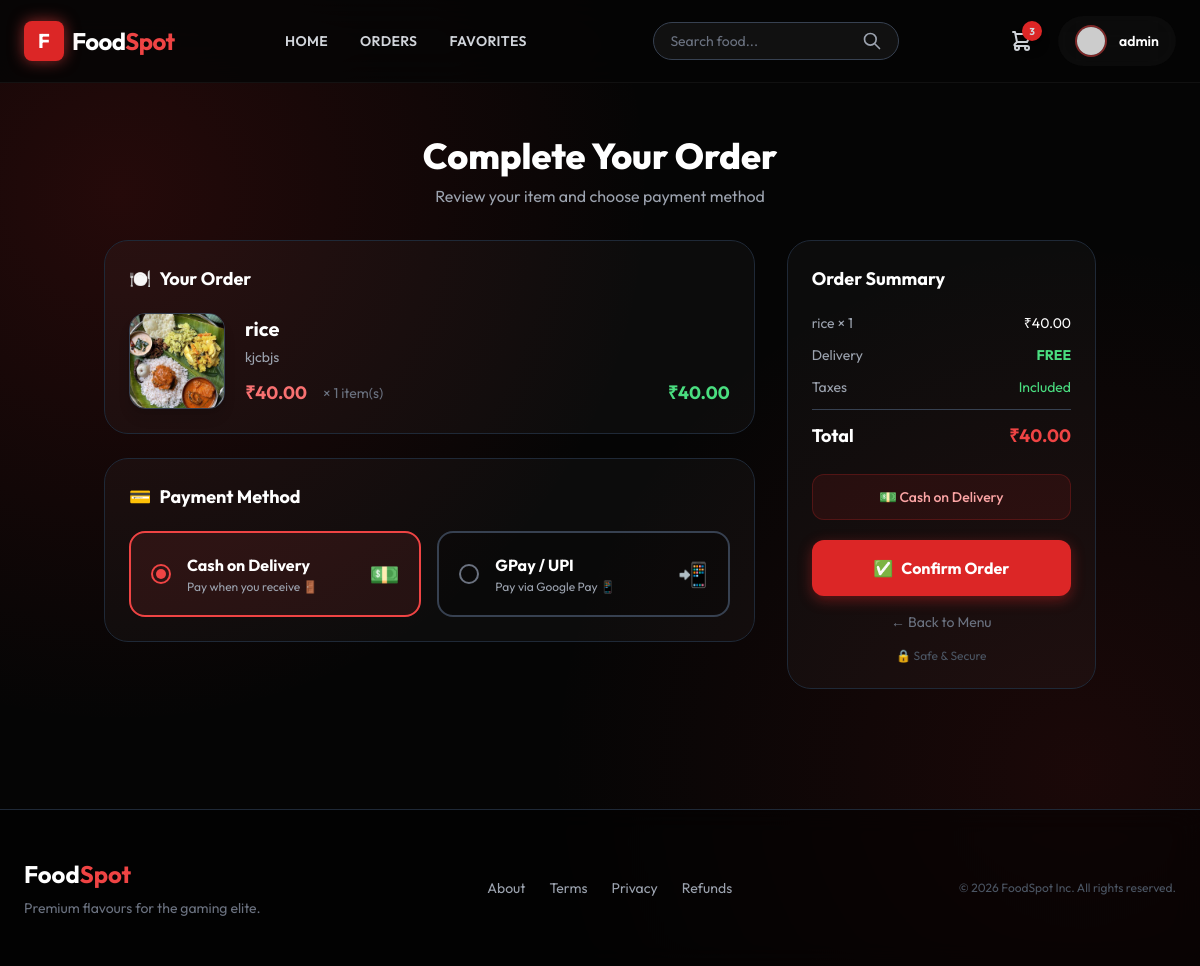
The page /buy/2/ (signed in) on the database its author committed.
### menu/models.py (models this page shows, shortened)
class Product(models.Model):
    category = models.ForeignKey(Category, on_delete=models.CASCADE)
    name = models.CharField(max_length=150, null=False, blank=False)
    product_image = models.ImageField(upload_to='images', null=True, blank=True)
    quantity = models.IntegerField(null=False, blank=False, default=0)
    original_price = models.DecimalField(max_digits=10, decimal_places=2, null=False)
    selling_price = models.DecimalField(max_digits=10, decimal_places=2, null=False)
    description = models.TextField(max_length=300, null=False)
    is_veg = models.BooleanField(default=False)

### menu/views.py (the view, shortened to what this page needs)
# urls.py: path("buy/<int:pk>/", BuyNowView.as_view(), name="buy"),
@method_decorator(signin_required, name="dispatch")
@method_decorator(never_cache, name="dispatch")
class BuyNowView(View):
    def get(self, request, pk):
        product = get_object_or_404(Product, id=pk)
        try:
            qty = int(request.GET.get('qty', 1))
            if qty < 1:
                qty = 1
        except ValueError:
            qty = 1
        if product.quantity < qty:
            messages.error(request, f"Only {product.quantity} units available")
            return redirect("product_detail", pk=pk)
        form = UserOrderForm()
        total_price = product.selling_price * qty
        return render(request, "menu/buy.html", {
            "product": product,
            "form": form,
            "qty": qty,
            "total_price": total_price
        })

### menu/forms.py
class UserOrderForm(forms.Form):
    pass

### menu/views.py (called while the page is built)
def signin_required(fn):
    def wrapper(request, *args, **kwargs):
        if not request.user.is_authenticated:
            return redirect("login")
        return fn(request, *args, **kwargs)
    return wrapper

### menu/templates/menu/buy.html (shortened to what this page needs)
{% extends 'menu/base.html' %}
{% block content %}
<div class="max-w-5xl mx-auto py-10 px-4">
    <div class="mb-8 text-center">
        <h2 class="text-4xl font-extrabold text-white mb-2">Complete Your Order</h2>
        <p class="text-gray-400">Review your item and choose payment method</p>
    </div>
    <form method="POST" id="buy-form">
        <div class="grid grid-cols-1 lg:grid-cols-3 gap-8">
            <div class="lg:col-span-2 space-y-6">
                <div class="glass rounded-3xl p-6 border border-gray-800">
                    <h3 class="text-lg font-bold text-white mb-5 flex items-center gap-2">
                        <span>🍽️</span> Your Order
                    </h3>
                    <div class="flex items-center gap-5">
                        {% if product.product_image %}
                        <img src="{{ product.product_image.url }}"
                            class="w-24 h-24 object-cover rounded-2xl border border-gray-700 shadow-lg flex-shrink-0"
                            alt="{{ product.name }}">
                        {% else %}
                        <div class="w-24 h-24 bg-gray-800 rounded-2xl flex items-center justify-center flex-shrink-0">
                            <span class="text-4xl">🍴</span>
                        </div>
                        {% endif %}
                        <div class="flex-1">
                            <h4 class="text-xl font-bold text-white">{{ product.name }}</h4>
                            <p class="text-gray-400 text-sm mt-1">{{ product.description|truncatechars:80 }}</p>
                            <div class="flex items-center gap-4 mt-3">
                                <span class="text-lg text-red-400 font-bold">₹{{ product.selling_price }}</span>
                                <span class="text-gray-500 text-sm">× {{ qty }} item(s)</span>
                                <span class="ml-auto text-green-400 font-bold text-lg">₹{{ total_price }}</span>
                            </div>
                        </div>
                    </div>
                </div>
                <div class="glass rounded-3xl p-6 border border-gray-800">
                    <h3 class="text-lg font-bold text-white mb-5 flex items-center gap-2">
                        <span>💳</span> Payment Method
                    </h3>
                    <div class="grid grid-cols-1 sm:grid-cols-2 gap-4">
                        <div id="cod-card" onclick="selectPayment('COD')"
                            class="payment-card border-2 border-red-500 bg-red-500/10 rounded-2xl p-5 flex items-center gap-4 cursor-pointer transition-all duration-200 selected">
                            <div class="w-5 h-5 rounded-full border-2 border-red-500 flex items-center justify-center"
                                id="cod-radio">
                                <div class="w-2.5 h-2.5 rounded-full bg-red-500" id="cod-dot"></div>
                            </div>
                            <div>
                                <p class="text-white font-bold">Cash on Delivery</p>
                                <p class="text-gray-400 text-xs mt-0.5">Pay when you receive 🚪</p>
                            </div>
                            <span class="ml-auto text-2xl">💵</span>
                        </div>
                        <div id="gpay-card" onclick="selectPayment('GPay')"
                            class="payment-card border-2 border-gray-700 bg-black/20 rounded-2xl p-5 flex items-center gap-4 cursor-pointer transition-all duration-200">
                            <div class="w-5 h-5 rounded-full border-2 border-gray-500 flex items-center justify-center"
                                id="gpay-radio">
                                <div class="w-2.5 h-2.5 rounded-full bg-transparent" id="gpay-dot"></div>
                            </div>
                            <div>
                                <p class="text-white font-bold">GPay / UPI</p>
                                <p class="text-gray-400 text-xs mt-0.5">Pay via Google Pay 📱</p>
                            </div>
                            <span class="ml-auto text-2xl">📲</span>
                        </div>
                    </div>
                </div>
            </div>
            <div class="lg:col-span-1">
                <div class="glass p-6 rounded-3xl border border-gray-800 sticky top-24">
                    <h3 class="text-lg font-bold text-white mb-5">Order Summary</h3>
                    <div class="space-y-3 mb-6">
                        <div class="flex justify-between text-sm text-gray-400">
                            <span>{{ product.name }} × {{ qty }}</span>
                            <span class="text-white">₹{{ total_price }}</span>
                        </div>
                        <div class="flex justify-between text-sm text-gray-400">
                            <span>Delivery</span>
                            <span class="text-green-400 font-bold">FREE</span>
                        </div>
                        <div class="flex justify-between text-sm text-gray-400">
                            <span>Taxes</span>
                            <span class="text-green-400">Included</span>
                        </div>
                        <div class="border-t border-gray-700 pt-3 flex justify-between text-lg font-bold">
                            <span class="text-white">Total</span>
                            <span class="text-red-500">₹{{ total_price }}</span>
                        </div>
                    </div>
                    <div id="payment-badge"
                        class="mb-5 bg-red-900/20 border border-red-900/50 rounded-xl p-3 text-center text-sm font-medium text-red-300">
                        💵 Cash on Delivery
                    </div>
                    <button type="submit"
                        class="w-full bg-red-600 hover:bg-red-700 text-white font-bold py-4 rounded-xl shadow-[0_4px_14px_0_rgba(220,38,38,0.4)] hover:shadow-[0_6px_20px_rgba(220,38,38,0.3)] hover:-translate-y-0.5 transition ease-in-out flex items-center justify-center gap-2">
                        <span>✅</span> Confirm Order
                    </button>
                    <a href="{% url 'home' %}"
                        class="block text-center text-gray-500 hover:text-white transition text-sm mt-4">
                        ← Back to Menu
                    </a>
                    <p class="text-center text-gray-600 text-xs mt-4">🔒 Safe & Secure</p>
                </div>
            </div>
        </div>
    </form>
</div>
{% endblock %}

### menu/templates/menu/base.html (shortened to what this page needs)
{% load static %}
<!DOCTYPE html>
<html lang="en">
<head>
    <script src="https://cdn.tailwindcss.com"></script>
</head>
<body class="flex flex-col min-h-screen">
    <nav class="glass-nav fixed w-full z-50 transition-all duration-300">
        <div class="max-w-7xl mx-auto px-6 py-4 flex justify-between items-center">
            <a href="{% url 'home' %}" class="flex items-center gap-2 group">
                <div
                    class="w-10 h-10 bg-red-600 rounded-lg flex items-center justify-center transform group-hover:rotate-12 transition duration-300 shadow-[0_0_15px_rgba(239,68,68,0.6)]">
                    <span class="text-white font-bold text-xl">F</span>
                </div>
                <span class="text-2xl font-bold tracking-tight group-hover:text-red-500 transition">Food<span
                        class="text-red-500">Spot</span></span>
            </a>
            {% if user.is_authenticated %}
            <div class="hidden md:flex items-center space-x-8 text-sm font-semibold uppercase tracking-wide">
                <a href="{% url 'home' %}" class="relative group text-gray-300 hover:text-white transition">
                    Home
                </a>
                <a href="{% url 'my_orders' %}" class="relative group text-gray-300 hover:text-white transition">
                    Orders
                </a>
                <a href="{% url 'favorites' %}" class="relative group text-gray-300 hover:text-white transition">
                    Favorites
                </a>
            </div>
            {% endif %}
            {% block search_bar %}
            <form action="{% url 'search' %}" method="GET"
                class="hidden md:flex items-center bg-white/5 border border-gray-700 rounded-full px-4 py-2 ml-4 focus-within:border-red-500/50 focus-within:bg-white/10 transition">
                <input type="text" name="q" placeholder="Search food..."
                    class="bg-transparent border-none text-sm text-white placeholder-gray-500 focus:outline-none w-48">
                <button type="submit" class="text-gray-400 hover:text-white transition">
                    <svg xmlns="http://www.w3.org/2000/svg" class="h-5 w-5" fill="none" viewBox="0 0 24 24"
                        stroke="currentColor">
                        <path stroke-linecap="round" stroke-linejoin="round" stroke-width="2"
                            d="M21 21l-6-6m2-5a7 7 0 11-14 0 7 7 0 0114 0z" />
                    </svg>
                </button>
            </form>
            {% endblock %}
            <div class="flex items-center space-x-6">
                {% if user.is_authenticated %}
                <a href="{% url 'cart' %}" class="relative group text-gray-300 hover:text-white transition">
                    {% if user.cart_set.count > 0 %}
                    <span
                        class="absolute -top-2 -right-2 bg-red-600 text-[10px] w-5 h-5 flex items-center justify-center rounded-full font-bold shadow-lg animate-bounce">
                        {{ user.cart_set.count }}
                    </span>
                    {% endif %}
                </a>
                {% endif %}
                {% if user.is_authenticated %}
                <a href="{% url 'profile' %}"
                    class="flex items-center gap-3 glass px-4 py-2 rounded-full hover:bg-white/10 transition border-transparent hover:border-red-500/30 group">
                    <div
                        class="w-8 h-8 rounded-full overflow-hidden border-2 border-red-500/50 group-hover:border-red-500 transition">
                        {% if user.profile.profile_pic %}
                        <img src="{{ user.profile.profile_pic.url }}" class="w-full h-full object-cover">
                        {% else %}
                        <img src="https://ui-avatars.com/api/?name={{ user.username }}&background=1f2937&color=fff"
                            class="w-full h-full object-cover">
                        {% endif %}
                    </div>
                    <span class="hidden md:block font-semibold text-sm">{{ user.username }}</span>
                </a>
                {% else %}
                <a href="{% url 'login' %}"
                    class="bg-red-600 hover:bg-red-700 text-white text-sm font-bold px-6 py-2.5 rounded-full shadow-[0_4px_14px_0_rgba(220,38,38,0.39)] hover:shadow-[0_6px_20px_rgba(220,38,38,0.23)] hover:-translate-y-0.5 transition ease-in-out">
                    Login
                </a>
                {% endif %}
            </div>
        </div>
    </nav>
    <main class="flex-grow pt-24 px-4 sm:px-6 lg:px-8 max-w-7xl mx-auto w-full fade-in">
        {% block content %}
        {% endblock %}
    </main>
    <footer class="mt-20 border-t border-gray-800 bg-black/50 backdrop-blur-md">
        <div class="max-w-7xl mx-auto py-12 px-6">
            <div class="flex flex-col md:flex-row justify-between items-center gap-6">
                <div class="text-center md:text-left">
                    <h3 class="text-2xl font-bold text-white mb-2">Food<span class="text-red-500">Spot</span></h3>
                    <p class="text-gray-500 text-sm">Premium flavours for the gaming elite.</p>
                </div>
                <div class="flex space-x-6 text-sm text-gray-400">
                    <a href="{% url 'about_us' %}" class="hover:text-red-500 transition">About</a>
                    <a href="{% url 'terms' %}" class="hover:text-red-500 transition">Terms</a>
                    <a href="{% url 'privacy' %}" class="hover:text-red-500 transition">Privacy</a>
                    <a href="{% url 'refund' %}" class="hover:text-red-500 transition">Refunds</a>
                </div>
                <p class="text-gray-600 text-xs">© 2026 FoodSpot Inc. All rights reserved.</p>
            </div>
        </div>
    </footer>
</body>
</html>

### menu/templates/menu/base.html (style rules this page uses)
body { font-family: 'Outfit', sans-serif; background-color: #050505; background-image: radial-gradient(circle at 10% 20%, rgba(220, 38, 38, 0.15) 0%, transparent 40%), radial-gradient(circle at 90% 80%, rgba(220, 38, 38, 0.1) 0%, transparent 40%); color: #fff; overflow-x: hidden; }
.glass { background: rgba(255, 255, 255, 0.03); backdrop-filter: blur(16px); -webkit-backdrop-filter: blur(16px); border: 1px solid rgba(255, 255, 255, 0.08); }
.glass-nav { background: rgba(5, 5, 5, 0.85); backdrop-filter: blur(20px); border-bottom: 1px solid rgba(255, 255, 255, 0.05); }
.fade-in { animation: fadeIn 0.6s ease-out forwards; opacity: 0; transform: translateY(10px); }

### rows shown on the page
Product: product_image (picture), name "rice", description "kjcbjs", selling_price "40.00"

### other values the page prints
{{ user.cart_set.count }} "3"
{{ user.username }} "admin"
{{ qty }} "1"
{{ total_price }} "40.00"
